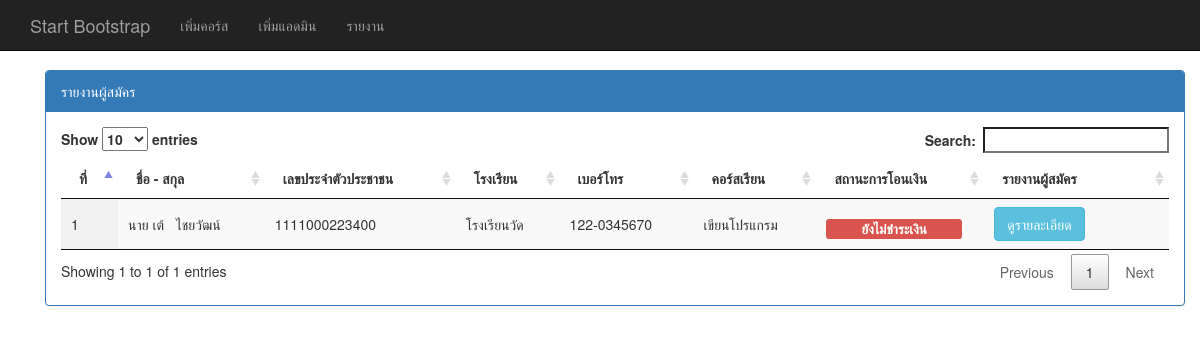
The page /index.php/registration/report on the database as committed earlier.
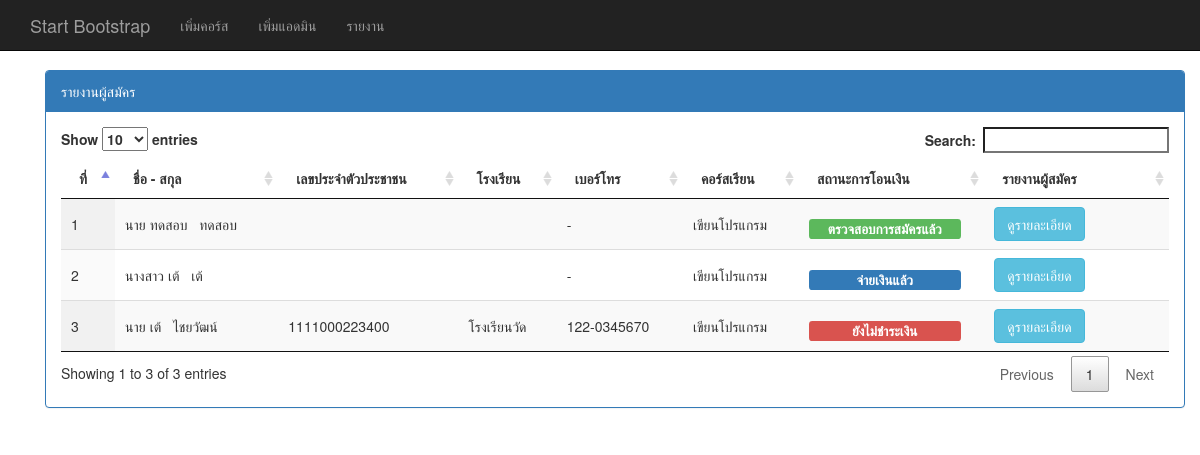
The same page on the database as committed later.
### tables this page shows
CREATE TABLE `register_hdr` (
  `id_register_hdr` int(11) NOT NULL COMMENT 'ID Runnumber',
  `register_code` varchar(50) NOT NULL COMMENT 'รหัสการสมัคร',
  `register_date` datetime NOT NULL COMMENT 'วันที่สมัคร',
  `confirm_date` datetime DEFAULT NULL COMMENT 'วันที่ยืนยันการโอน / ยืนยันการสมัคร ',
  `approve_date` datetime DEFAULT NULL COMMENT 'วันที่ตรวจสอบ และ อนุมัติ',
  `idcard` varchar(13) NOT NULL COMMENT 'รหัสประจำตัวประชาชน',
  `is_iti` tinyint(1) NOT NULL COMMENT 'คำนำหน้าชื่อ 1=นาย , 2=นางสาว',
  `firstname` varchar(100) NOT NULL COMMENT 'ชื่อผู้สมัคร',
  `lastname` varchar(100) NOT NULL COMMENT 'นามสกุลผู้สมัคร',
  `birth_date` date NOT NULL,
  `id_course` int(11) NOT NULL COMMENT 'ID โครงการที่สมัคร',
  `mobile` varchar(15) NOT NULL COMMENT 'เบอร์ติดต่อ',
  `email` varchar(100) DEFAULT NULL COMMENT 'Email',
  `facebook` varchar(100) DEFAULT NULL COMMENT 'Facebook URL',
  `line_id` varchar(100) DEFAULT NULL COMMENT 'Line ID',
  `amount` int(100) NOT NULL COMMENT 'จำนวนผู้สมัคร',
  `price` decimal(10,2) NOT NULL COMMENT 'จำนวนเงินค่าสมัคร',
  `school` varchar(500) DEFAULT NULL COMMENT 'ชื่อโรงเรียน',
  `id_province` int(10) DEFAULT NULL COMMENT 'ID จังหวัด',
  `is_class` tinyint(1) DEFAULT NULL COMMENT '1= ม.1 ,2=ม2, --- 6=ม6',
  `ref_regis_file` varchar(200) DEFAULT NULL COMMENT 'เอกสารอ้างอิงการสมัคร',
  `ref_regis_con` varchar(200) DEFAULT NULL COMMENT 'เอกสารอ้างอิง ยืนยันการการโอนเงิน',
  `status` tinyint(1) NOT NULL DEFAULT '1' COMMENT 'สถานะการสมัคร 1=Create, 2=ยืนยันการสมัคร, 3=ตรวจสอบการสมัครแล้ว, 4=หมดอายุการสมัคร, 0=ยกเลิกการสมัคร',
  `comment` varchar(1000) DEFAULT NULL,
  `id_create` int(11) DEFAULT NULL,
  `dt_create` datetime DEFAULT NULL,
  `id_update` int(11) DEFAULT NULL,
  `dt_update` datetime DEFAULT NULL
);

CREATE TABLE `course` (
  `id_course` int(11) NOT NULL,
  `course_code` char(50) NOT NULL,
  `course_name` varchar(100) NOT NULL,
  `price` decimal(11,0) NOT NULL COMMENT 'ค่าเรียน คอร์ด ต่อคน ',
  `status` tinyint(1) NOT NULL,
  `comment` varchar(1000) NOT NULL,
  `id_create` int(11) NOT NULL,
  `dt_create` datetime NOT NULL,
  `id_update` int(11) NOT NULL
);

### application/controllers/Registration.php (called while the page is built, shortened)
<?php if ( ! defined('BASEPATH')) exit('No direct script access allowed');
	class Registration extends CI_Controller {
		public function __construct()
		{
			$this->load->model('Mo_regis','',TRUE);
		}
		public function report()
		{
			$data = array(
				'get_regist_hdr' => $this->Mo_regis->report() ,
				);
			$this->load->view('report',$data);
		}
	}

### index.php (called while the page is built, shortened)
<?php
require_once BASEPATH.'core/CodeIgniter.php';

### application/models/Mo_regis.php (called while the page is built, shortened)
<?php
class Mo_regis extends CI_Model {
	public function report()
	{
		$Present = $this->db->query('SELECT * , `register_hdr`.`status`as "status_hdr"
			FROM
			`register_hdr`
			INNER JOIN `course` ON `register_hdr`.`id_course` = `course`.`id_course`')->result();
		return $Present;
	}
}

### application/views/report.php (the view, shortened to what this page needs)
<?php $this->load->view('header');?>
<div class="container">
	<section >
		<div class="panel panel-primary">
			<div class="panel-heading"> รายงานผู้สมัคร	</div>
			<div class="panel-body">
				<table id="" class="display" cellspacing="0" width="100%">
					<thead>
						<th>ที่</th>
						<th>ชื่อ - สกุล</th>
						<th>เลขประจำตัวประชาชน</th>
						<th>โรงเรียน</th>
						<th>เบอร์โทร</th>
						<th>คอร์สเรียน</th>
						<th>สถานะการโอนเงิน</th>
						<th>รายงานผู้สมัคร</th>
					</thead>
					<tbody>
						<?php
						$number =  count($get_regist_hdr);
						foreach ($get_regist_hdr as $regist_hdr):?>
						<?php $is_iti = ($regist_hdr->is_iti === '1'? "นาย":"นางสาว");?>
						<tr>
							<td><?php echo $number-- ;?></td>
							<td>
								<?php echo $is_iti;?>
								<?php echo $regist_hdr->firstname;?>&nbsp;&nbsp;
								<?php echo $regist_hdr->lastname;?>
							</td>
							<td><?php echo $regist_hdr->idcard;?></td>
							<td><?php echo $regist_hdr->school;?></td>
							<td><?php echo substr($regist_hdr->mobile,0,3)."-".substr($regist_hdr->mobile,3);?></td>
							<td><?php echo $regist_hdr->course_name;?></td>
							<td>
								<?php
								switch ($regist_hdr->status_hdr) {
									case '1':
									echo '<h4><span class="label label-danger col-md-11">ยังไม่ชำระเงิน</span></h4>';
									break;
									case '2':
									echo '<h4><span class="label label-primary col-md-11">จ่ายเงินแล้ว</span></h4>';
									break;
									case '3':
									echo '<h4><span class="label label-success col-md-11">ตรวจสอบการสมัครแล้ว</span></h4>';
									break;
								}
								?>
							</td>
							<td class="col-md-2">
								<?php echo anchor('#', 'ดูรายละเอียด', 'class="btn btn-info"');?>
							</td>
						</tr>
					<?php endforeach;  ?>
				</tbody>
			</table>
		</div>
	</div>
</section>
</div>
<?php $this->load->view('footer');?>

### application/views/header.php (shortened to what this page needs)
<!DOCTYPE html>
<html lang="en">
<head>
     <link href="<?= base_url();?>css/bootstrap.min.css" rel="stylesheet">
     <link rel="stylesheet" type="text/css" href="<?php echo base_url();?>DataTables/media/css/jquery.dataTables.css">
     <link href="<?php echo base_url();?>css/bootstrap-switch/bootstrap-switch.css" rel="stylesheet">
     </head>
     <body>
          <nav class="navbar navbar-inverse navbar-fixed-top" role="navigation">
               <div class="container">
                    <div class="navbar-header">
                         <a class="navbar-brand" href="registration">Start Bootstrap</a>
                    </div>
                    <div class="collapse navbar-collapse" id="bs-example-navbar-collapse-1">
                         <ul class="nav navbar-nav">
                              <li>
                                   <?php echo anchor('registration/course', 'เพิ่มคอร์ส'); ?>
                              </li>
                              <li>
                                   <?php echo anchor('registration/manage_user', 'เพิ่มแอดมิน');?>
                              </li>
                              <li>
                                   <?php echo anchor('registration/report', 'รายงาน');?>
                              </li>
                         </ul>
                    </div>
          </div>
     </nav>
     <div class="container">

### application/views/footer.php (shortened to what this page needs)
</div>
</body>
</html>

### application/views/header.php (style rules this page uses)
body { padding-top: 70px; }

Rows that differ between the two databases and show on the page:
added register_hdr: is_iti "นางสาว", firstname "เต้", lastname "เต้", id_course.course_name "เขียนโปรแกรม", status "จ่ายเงินแล้ว"
added register_hdr: is_iti "นาย", firstname "ทดสอบ", lastname "ทดสอบ", id_course.course_name "เขียนโปรแกรม", status "ตรวจสอบการสมัครแล้ว"
Other text that changed with them:
text written by a page script: "Show entries Search: Showing 1 to 1 of 1 entries Previous 1 Next" → "Show entries Search: Showing 1 to 3 of 3 entries Previous 1 Next"
